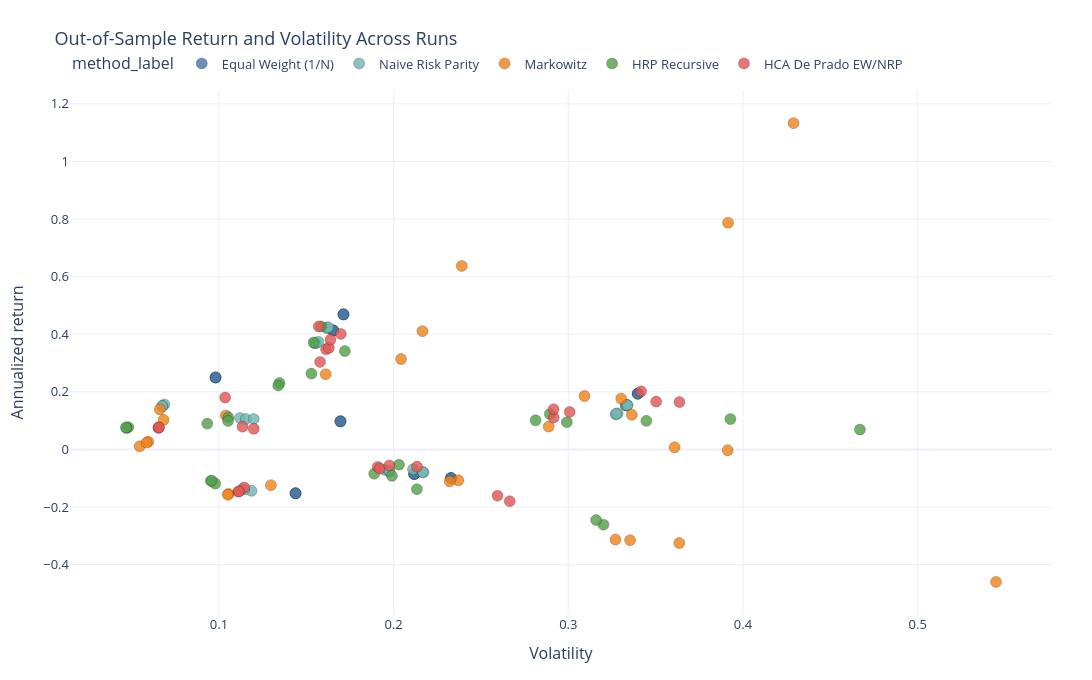

Source (notebook cell):
### Markdown cell above
## Figure 3 - Return Versus Volatility

This is the efficiency trade-off figure: does higher return come with clearly higher risk?

### Code cell
fig_scatter = px.scatter(
    bt,
    x="volatility",
    y="annualized_return",
    color="method_label",
    hover_data=["run_id", "construction_date", "estimation_months", "sharpe_ratio", "max_drawdown"],
    color_discrete_map={method_label(k): v for k, v in PALETTE.items()},
)
fig_scatter.update_traces(marker=dict(size=11, line=dict(width=0.8, color="rgba(0,0,0,0.35)"), opacity=0.82))
fig_scatter.update_xaxes(title="Volatility")
fig_scatter.update_yaxes(title="Annualized return")
apply_paper_layout(fig_scatter, title="Out-of-Sample Return and Volatility Across Runs", width=1100, height=680)
save_figure(fig_scatter, "figure_03_return_vs_volatility_scatter.html")

### Figure 1 — Plotly figure (JSON) as saved in the notebook; plotly's stock layout.template omitted (floating-point values rounded to 4 significant figures; data arrays with more than 128 entries replaced by an {"elided": "..."} marker saying what was removed)
{"data": [{"customdata": {"elided": "27x5 mixed values"}, "hovertemplate": "method_label=Equal Weight (1/N)<br>volatility=%{x}<br>annualized_return=%{y}<br>run_id=%{customdata[0]}<br>construction_date=%{customdata[1]}<br>estimation_months=%{customdata[2]}<br>sharpe_ratio=%{customdata[3]}<br>max_drawdown=%{customdata[4]}<extra></extra>", "legendgroup": "Equal Weight (1/N)", "marker": {"color": "#4C78A8", "line": {"color": "rgba(0,0,0,0.35)", "width": 0.8}, "opacity": 0.82, "size": 11, "symbol": "circle"}, "mode": "markers", "name": "Equal Weight (1/N)", "orientation": "v", "showlegend": true, "type": "scatter", "x": [0.3332, 0.3332, 0.3332, 0.1654, 0.1654, 0.1654, 0.2118, 0.2118, 0.2118, 0.3398, 0.3398, 0.3398, 0.1713, 0.1713, 0.1713, 0.2329, 0.2329, 0.2329, 0.1696, 0.1696, 0.1696, 0.09807, 0.09807, 0.09807, 0.1439, 0.1439, 0.1439], "xaxis": "x", "y": [0.1532, 0.1532, 0.1532, 0.413, 0.413, 0.413, -0.08553, -0.08553, -0.08553, 0.1935, 0.1935, 0.1935, 0.469, 0.469, 0.469, -0.09958, -0.09958, -0.09958, 0.09747, 0.09747, 0.09747, 0.2497, 0.2497, 0.2497, -0.1524, -0.1524, -0.1524], "yaxis": "y"}, {"customdata": {"elided": "27x5 mixed values"}, "hovertemplate": "method_label=Naive Risk Parity<br>volatility=%{x}<br>annualized_return=%{y}<br>run_id=%{customdata[0]}<br>construction_date=%{customdata[1]}<br>estimation_months=%{customdata[2]}<br>sharpe_ratio=%{customdata[3]}<br>max_drawdown=%{customdata[4]}<extra></extra>", "legendgroup": "Naive Risk Parity", "marker": {"color": "#72B7B2", "line": {"color": "rgba(0,0,0,0.35)", "width": 0.8}, "opacity": 0.82, "size": 11, "symbol": "circle"}, "mode": "markers", "name": "Naive Risk Parity", "orientation": "v", "showlegend": true, "type": "scatter", "x": [0.3271, 0.3283, 0.3275, 0.1548, 0.1558, 0.157, 0.1946, 0.1975, 0.1976, 0.3329, 0.3338, 0.3338, 0.1616, 0.1619, 0.1626, 0.2111, 0.2171, 0.2166, 0.112, 0.1154, 0.1199, 0.06881, 0.06762, 0.06757, 0.1187, 0.1135, 0.1144], "xaxis": "x", "y": [0.1218, 0.125, 0.1234, 0.3687, 0.3695, 0.3739, -0.07048, -0.07702, -0.07483, 0.1525, 0.154, 0.1535, 0.4221, 0.4219, 0.4245, -0.0689, -0.07974, -0.07844, 0.1093, 0.1058, 0.1058, 0.156, 0.1507, 0.1508, -0.1439, -0.1389, -0.1395], "yaxis": "y"}, {"customdata": {"elided": "27x5 mixed values"}, "hovertemplate": "method_label=Markowitz<br>volatility=%{x}<br>annualized_return=%{y}<br>run_id=%{customdata[0]}<br>construction_date=%{customdata[1]}<br>estimation_months=%{customdata[2]}<br>sharpe_ratio=%{customdata[3]}<br>max_drawdown=%{customdata[4]}<extra></extra>", "legendgroup": "Markowitz", "marker": {"color": "#F58518", "line": {"color": "rgba(0,0,0,0.35)", "width": 0.8}, "opacity": 0.82, "size": 11, "symbol": "circle"}, "mode": "markers", "name": "Markowitz", "orientation": "v", "showlegend": true, "type": "scatter", "x": [0.2888, 0.3608, 0.3912, 0.3914, 0.1611, 0.2043, 0.2371, 0.5448, 0.3635, 0.3093, 0.3303, 0.3363, 0.4289, 0.239, 0.2165, 0.2321, 0.3354, 0.327, 0.06833, 0.06611, 0.1039, 0.05955, 0.05459, 0.0586, 0.1297, 0.1055, 0.105], "xaxis": "x", "y": [0.07923, 0.007313, -0.003065, 0.787, 0.261, 0.3138, -0.1075, -0.4602, -0.3251, 0.1854, 0.1767, 0.12, 1.133, 0.6371, 0.4106, -0.111, -0.3155, -0.3131, 0.1027, 0.1391, 0.1178, 0.02676, 0.01057, 0.02355, -0.1242, -0.1546, -0.1574], "yaxis": "y"}, {"customdata": {"elided": "27x5 mixed values"}, "hovertemplate": "method_label=HRP Recursive<br>volatility=%{x}<br>annualized_return=%{y}<br>run_id=%{customdata[0]}<br>construction_date=%{customdata[1]}<br>estimation_months=%{customdata[2]}<br>sharpe_ratio=%{customdata[3]}<br>max_drawdown=%{customdata[4]}<extra></extra>", "legendgroup": "HRP Recursive", "marker": {"color": "#54A24B", "line": {"color": "rgba(0,0,0,0.35)", "width": 0.8}, "opacity": 0.82, "size": 11, "symbol": "circle"}, "mode": "markers", "name": "HRP Recursive", "orientation": "v", "showlegend": true, "type": "scatter", "x": [0.2813, 0.2992, 0.2894, 0.1529, 0.1347, 0.134, 0.199, 0.2133, 0.1889, 0.3447, 0.3928, 0.4669, 0.1721, 0.1542, 0.1584, 0.2031, 0.3201, 0.3159, 0.1054, 0.1052, 0.09334, 0.04813, 0.0471, 0.04679, 0.0979, 0.09545, 0.0959], "xaxis": "x", "y": [0.1011, 0.09452, 0.1229, 0.2634, 0.2305, 0.2223, -0.09199, -0.1383, -0.08445, 0.09941, 0.1051, 0.06889, 0.3417, 0.3715, 0.4269, -0.053, -0.2614, -0.2456, 0.1113, 0.09867, 0.08961, 0.07728, 0.074, 0.07642, -0.1189, -0.1097, -0.1086], "yaxis": "y"}, {"customdata": {"elided": "27x5 mixed values"}, "hovertemplate": "method_label=HCA De Prado EW/NRP<br>volatility=%{x}<br>annualized_return=%{y}<br>run_id=%{customdata[0]}<br>construction_date=%{customdata[1]}<br>estimation_months=%{customdata[2]}<br>sharpe_ratio=%{customdata[3]}<br>max_drawdown=%{customdata[4]}<extra></extra>", "legendgroup": "HCA De Prado EW/NRP", "marker": {"color": "#E45756", "line": {"color": "rgba(0,0,0,0.35)", "width": 0.8}, "opacity": 0.82, "size": 11, "symbol": "circle"}, "mode": "markers", "name": "HCA De Prado EW/NRP", "orientation": "v", "showlegend": true, "type": "scatter", "x": [0.2917, 0.2916, 0.3008, 0.1579, 0.1613, 0.163, 0.2134, 0.1909, 0.192, 0.3417, 0.3636, 0.3503, 0.1639, 0.1698, 0.1571, 0.1976, 0.2665, 0.2595, 0.1036, 0.1135, 0.12, 0.06545, 0.0655, 0.06569, 0.1145, 0.1112, 0.1114], "xaxis": "x", "y": [0.1104, 0.1394, 0.13, 0.3039, 0.3474, 0.353, -0.05981, -0.06097, -0.06606, 0.2016, 0.1644, 0.1661, 0.3815, 0.4009, 0.4272, -0.05599, -0.1798, -0.1609, 0.1802, 0.07884, 0.07168, 0.07577, 0.07517, 0.07691, -0.1322, -0.1466, -0.1461], "yaxis": "y"}], "layout": {"font": {"size": 13}, "height": 680, "legend": {"orientation": "h", "title": {"text": "method_label"}, "tracegroupgap": 0, "x": 0, "xanchor": "left", "y": 1.02, "yanchor": "bottom"}, "margin": {"b": 65, "l": 70, "r": 40, "t": 90}, "paper_bgcolor": "white", "plot_bgcolor": "white", "title": {"text": "Out-of-Sample Return and Volatility Across Runs"}, "width": 1100, "xaxis": {"anchor": "y", "domain": [0, 1], "title": {"text": "Volatility"}}, "yaxis": {"anchor": "x", "domain": [0, 1], "title": {"text": "Annualized return"}}}}
